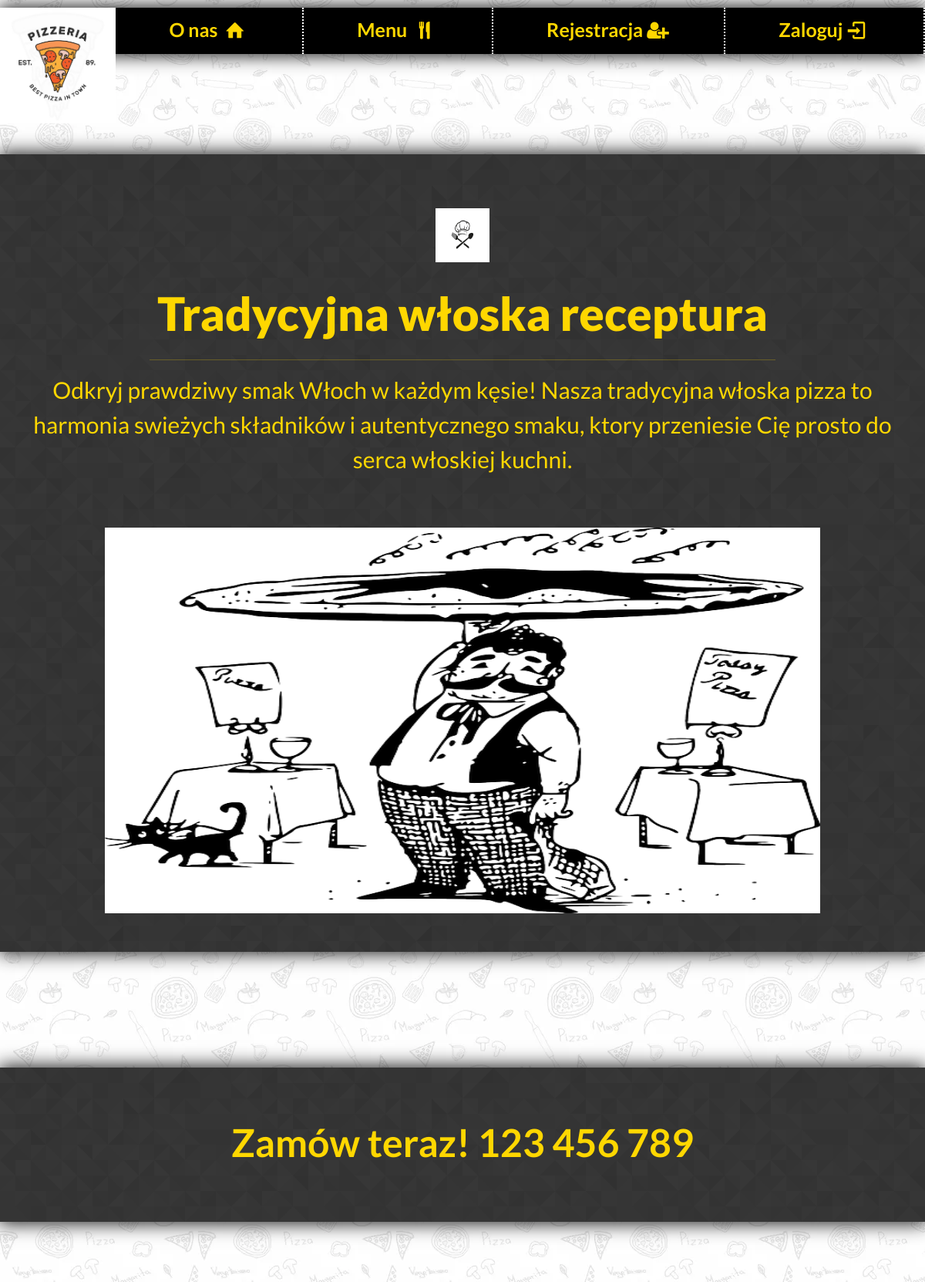
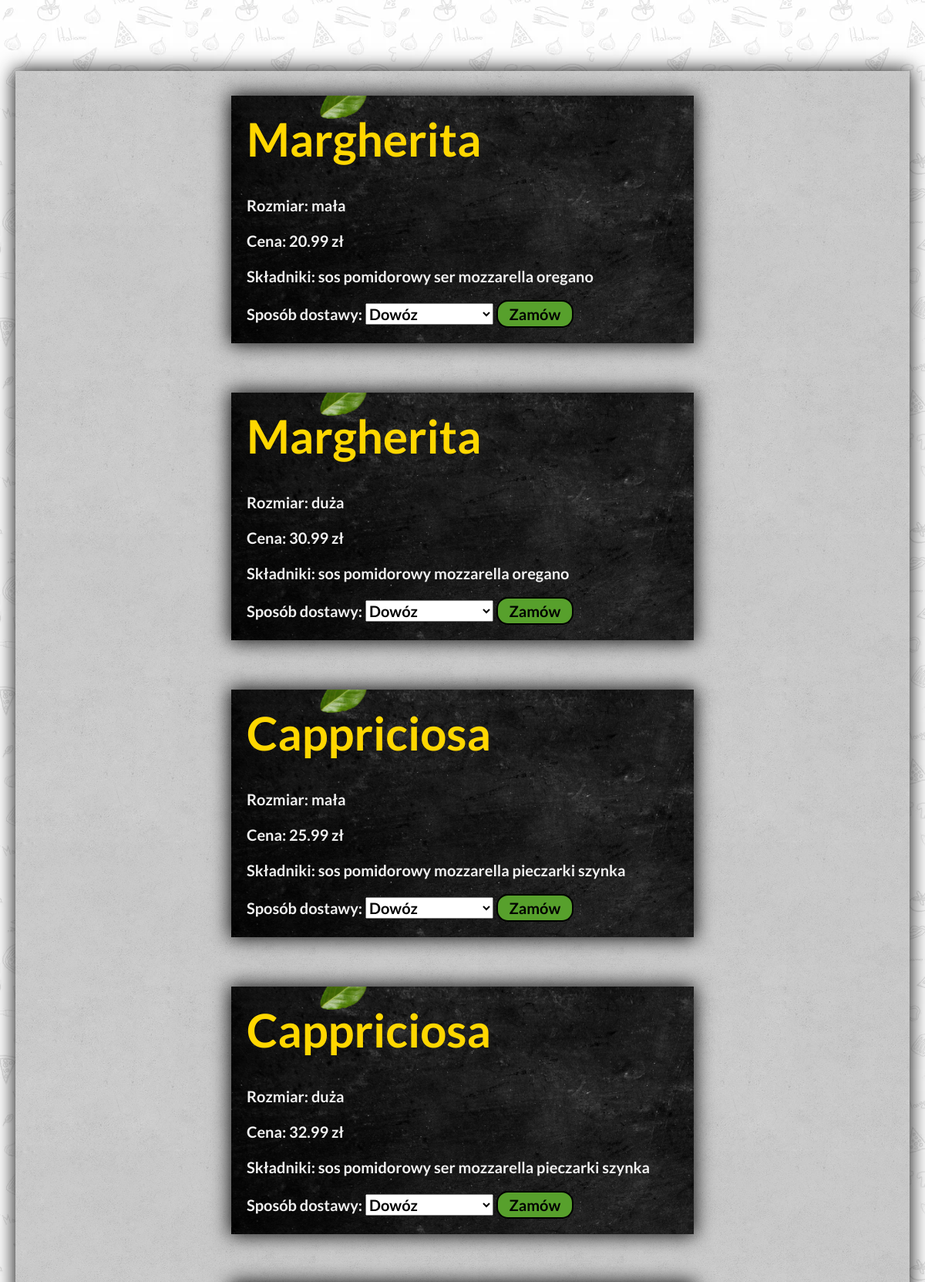
The page / (upper part) on the database its author committed (2 pictures, top to bottom).
### tables this page shows
CREATE TABLE `pizzas` (
  `ID` int(11) NOT NULL,
  `name` varchar(20) NOT NULL,
  `size` varchar(7) NOT NULL,
  `price` float NOT NULL,
  `ingredients` varchar(150) NOT NULL
);

### skrypty/wyszukajPizze.php (called while the page is built)
<?php
require_once __DIR__ . "/../baza.php";
try {
    $sql = 'SELECT * FROM pizzas';
    $stmt = $pdo->prepare($sql);
    $stmt->execute();
    $pizzas = $stmt->fetchAll(PDO::FETCH_ASSOC);
} catch (PDOException $e) {
    die('Błąd bazy danych: ' . $e->getMessage());
}

### index.php (the view, shortened to what this page needs)
<?php
$index = 0;
?>
<!DOCTYPE html>
<html lang="pl">
<head>
    <link href="https://cdn.jsdelivr.net/npm/bootstrap@5.3.2/dist/css/bootstrap.min.css" rel="stylesheet"
>
    <link rel="stylesheet" href="style\style-index.css">
    <link rel="stylesheet" href="css/fontello.css">
</head>
<body>
    <nav id="nav-bar">
        <img src="grafika/pizzalogo.avif" alt="PizzaTown-logo">
        <a href="widoki/about.php" class="nav-element">
            <div>
                O nas
                <i class="icon-home"></i>
            </div>
        </a>
        <a href="#" onclick="smoothScroll('contact', event)" class="nav-element">
            <div>
                Menu
                <i class="icon-restaurant"></i>
            </div>
        </a>
        <?php
        echo isset ($_SESSION["isLoggedIn"]) ? '<a href="skrypty/logout.php" class="nav-element">' . "Wyloguj" . '</a>' : '<a href="widoki/register.php" class="nav-element">' . "Rejestracja" . '<i class="icon-user-plus">' . '</i>' . '</a>';
        echo isset ($_SESSION["isLoggedIn"]) ? '<div class="nav-element">' . "Zalogowano: " . $_SESSION["username"] . '</div>' : '<a href="widoki/login.php" class="nav-element">' . "Zaloguj" . '<i class="icon-login"></i>' . '</a>';
        ?>
    </nav>
    <article id="description">
        <section id="description-l">
            <img src="grafika/czapka.jpg" alt="">
            <h1>Tradycyjna włoska receptura</h1>
            <hr style="width: 70%; text-align: center;">
            <p>Odkryj prawdziwy smak Włoch w każdym kęsie! Nasza tradycyjna włoska pizza to harmonia swieżych
                składników
                i autentycznego smaku, ktory przeniesie Cię prosto do serca włoskiej kuchni.</p>
        </section>
        <section id="description-r">
            <img src="grafika/pizzerman.png" alt="pizzerman">
        </section>
    </article>
    <article id="contact">Zamów teraz! 123 456 789</article>
    <main>
        <article id="menu">
            <?php
            require_once "skrypty/wyszukajPizze.php";
            foreach ($pizzas as $pizza) {
                $index++;
                ?>
                <section class="pizza">
                    <h1>
                        <?= htmlspecialchars($pizza['name']); ?>
                    </h1>
                    <p>
                        Rozmiar:
                        <?= htmlspecialchars($pizza['size']); ?>
                    </p>
                    <p>
                        Cena:
                        <?= htmlspecialchars($pizza['price']); ?> zł
                    </p>
                    <p>
                        Składniki:
                        <?= htmlspecialchars($pizza['ingredients']); ?>
                    </p>
                    <form id="orderForm<?= $index ?>" action="skrypty/dodajZamówienie.php" method="post">
                        <label for="odbior">Sposób dostawy: </label>
                        <select name="odbior" id="odbior">
                            <option value="delivery">Dowóz</option>
                        </select>
                        <button type="button" class="submitOrderButton" data-index="<?= $index ?>">Zamów</button>
                    </form>
                </section>
            <?php } ?>
        </article>
    </main>
</body>
</html>

### style/style-index.css (style rules this page uses)
body { margin: 0; font-family: 'Lato', sans-serif; font-size: 10px; font-weight: 700; background-image: url(../grafika/tło3.jpg); }
nav { width: 100%; display: flex; }
#nav-bar { width: 100%; height: 60px; margin-top: 10px; background-color: #000; font-size: 2.5em; display: flex; flex-direction: row; flex-wrap: wrap; box-shadow: 0px 0px 23px 2px rgba(0, 0, 0, 0.9); }
#nav-bar img { height: 150px; }
.nav-element { height: 100%; padding: 10px; color: gold; text-align: center; text-decoration: none; border-right: 2px dotted white; flex-grow: 1; }
#description { margin: 130px 0; padding: 20px; width: 100%; display: flex; justify-content: row; align-items: center; box-shadow: 0px 0px 23px 2px rgba(0, 0, 0, 0.9); background-image: url(../grafika/prism.png); font-size: 1.5em; font-weight: 400; }
#description h1 { font-weight: 900; }
#description-l { width: 50%; margin: 50px; display: flex; flex-direction: column; justify-content: center; align-items: center; color: gold; font-size: 2em; text-align: center; }
#description img { width: 70px; height: 70px; margin-bottom: 30px; }
#description-r { width: 60%; display: flex; flex-direction: column; justify-content: center; align-items: center; color: gold; }
#description-r img { width: 640px; height: 100%; background-color: #fff; }
#contact { width: 100%; height: 200px; margin: 150px 0; background-image: url(../grafika/prism.png); color: gold; text-align: center; padding: 60px; font-size: 5em; box-shadow: 0px 0px 23px 2px rgba(0, 0, 0, 0.9); }
@media screen and (min-width: 1101px) { #nav-bar { display: flex; } }
@media screen and (max-width: 1365px) { #description-r img { width: 100%; height: 500px; } }
@media screen and (max-width: 1200px) { #description { flex-direction: column; } }
@media screen and (max-width: 1200px) { #description-l { width: 100%; font-size: 2em; } }
@media screen and (max-width: 1200px) { #description-l h1 { font-size: 2em; } }
@media screen and (max-width: 1200px) { #description-r { width: 80%; } }
main { width: 100%; padding: 20px; }
#menu { width: 100%; display: flex; flex-wrap: wrap; justify-content: space-around; background-image: url(../grafika/mooning.png); box-shadow: 0px 0px 23px 2px rgba(0, 0, 0, 0.9); padding: 0 93px; }
#menu .pizza { width: 600px; min-width: 300px; padding: 20px; height: auto; margin: 2rem; font-size: 2em; color: #f1f1f1; background-image: url(../grafika/pizza-con.png); box-shadow: 0px 0px 23px 2px rgba(0, 0, 0, 0.9); }
#menu .pizza h1 { color: gold; font-size: 3em; font-weight: 600; margin-bottom: 35px; }
select { color: black; font-weight: 600; }
option { font-weight: 700; }
button { width: 100px; border: 2px solid black; border-radius: 15px; background-color: #57a02c; font-weight: 700; }

### rows shown on the page
pizzas: name "Margherita", size "mała", price "20.99", ingredients "sos pomidorowy ser mozzarella oregano"
pizzas: name "Margherita", size "duża", price "30.99", ingredients "sos pomidorowy mozzarella oregano"
pizzas: name "Cappriciosa", size "mała", price "25.99", ingredients "sos pomidorowy mozzarella pieczarki szynka"
pizzas: name "Cappriciosa", size "duża", price "32.99", ingredients "sos pomidorowy ser mozzarella pieczarki szynka"
